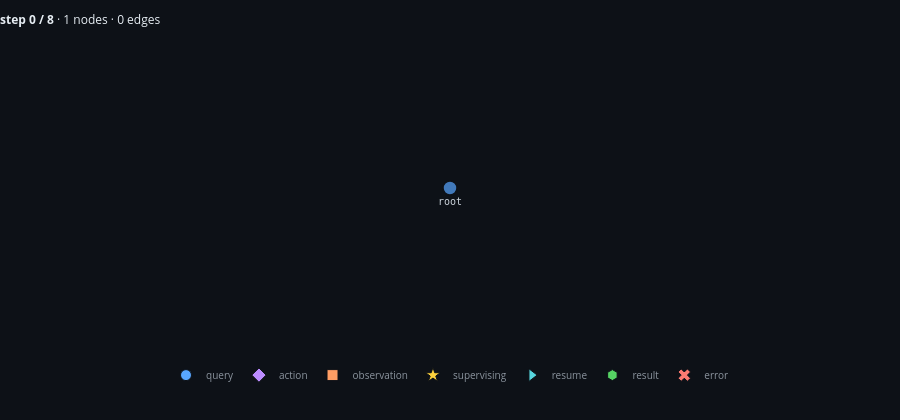

The notebook cell saved with this chart:
### Code cell
def show_step(i: int, *, transcript: bool = True):
    """Show one trace snapshot by index."""
    state = states[i]
    print(f"step {i} / {len(states) - 1}: {state.agent_id} [{state.type}]")
    print(state.plot("node_tree", states=states, events=events, step=i, mode=plot_mode))
    if transcript:
        print("\n--- transcript ---")
        print(state.transcript(include_system=False))
    return state.plot(states=states, events=events, step=i, mode=plot_mode, title=f"step {i} / {len(states) - 1}")

# Example:
show_step(0, transcript=False)

### Figure 1 — Plotly figure (JSON) as saved in the notebook; plotly's stock layout.template omitted (floating-point values rounded to 4 significant figures)
{"data": [{"hoverinfo": "skip", "line": {"color": "#30363d", "width": 1}, "mode": "lines", "showlegend": false, "type": "scatter", "x": [], "y": []}, {"cliponaxis": false, "customdata": ["n_81a48172cd76"], "hoverinfo": "text", "hovertext": ["<b>root</b><br><i>query</i> · depth 0<br>model: default"], "marker": {"color": ["#58a6ff"], "line": {"color": "#0d1117", "width": 1.5}, "size": [14], "symbol": ["circle"]}, "mode": "markers+text", "showlegend": false, "text": ["root"], "textfont": {"color": "#c9d1d9", "family": "ui-monospace, SFMono-Regular, Menlo, monospace", "size": 10}, "textposition": ["bottom center"], "type": "scatter", "x": [0.5], "y": [0]}, {"hoverinfo": "skip", "marker": {"color": "#58a6ff", "line": {"color": "#0d1117", "width": 1}, "size": 11, "symbol": "circle"}, "mode": "markers", "name": "query", "showlegend": true, "type": "scatter", "x": [null], "y": [null]}, {"hoverinfo": "skip", "marker": {"color": "#bc8cff", "line": {"color": "#0d1117", "width": 1}, "size": 11, "symbol": "diamond"}, "mode": "markers", "name": "action", "showlegend": true, "type": "scatter", "x": [null], "y": [null]}, {"hoverinfo": "skip", "marker": {"color": "#ff9e64", "line": {"color": "#0d1117", "width": 1}, "size": 11, "symbol": "square"}, "mode": "markers", "name": "observation", "showlegend": true, "type": "scatter", "x": [null], "y": [null]}, {"hoverinfo": "skip", "marker": {"color": "#ffd33d", "line": {"color": "#0d1117", "width": 1}, "size": 11, "symbol": "star"}, "mode": "markers", "name": "supervising", "showlegend": true, "type": "scatter", "x": [null], "y": [null]}, {"hoverinfo": "skip", "marker": {"color": "#56d4dd", "line": {"color": "#0d1117", "width": 1}, "size": 11, "symbol": "triangle-right"}, "mode": "markers", "name": "resume", "showlegend": true, "type": "scatter", "x": [null], "y": [null]}, {"hoverinfo": "skip", "marker": {"color": "#56d364", "line": {"color": "#0d1117", "width": 1}, "size": 11, "symbol": "hexagon"}, "mode": "markers", "name": "result", "showlegend": true, "type": "scatter", "x": [null], "y": [null]}, {"hoverinfo": "skip", "marker": {"color": "#ff7b72", "line": {"color": "#0d1117", "width": 1}, "size": 11, "symbol": "x"}, "mode": "markers", "name": "error", "showlegend": true, "type": "scatter", "x": [null], "y": [null]}], "layout": {"font": {"color": "#e6edf3"}, "height": 420, "hoverlabel": {"align": "left", "bgcolor": "#161b22", "bordercolor": "#30363d", "font": {"color": "#e6edf3", "family": "ui-monospace, SFMono-Regular, Menlo, monospace", "size": 11}}, "legend": {"bgcolor": "rgba(0,0,0,0)", "font": {"color": "#8b949e", "size": 10}, "orientation": "h", "x": 0.5, "xanchor": "center", "y": -0.22, "yanchor": "bottom"}, "margin": {"b": 92, "l": 44, "r": 44, "t": 48}, "paper_bgcolor": "#0d1117", "plot_bgcolor": "#0d1117", "title": {"font": {"color": "#e6edf3", "size": 12}, "text": "<b>step 0 / 8</b> · 1 nodes · 0 edges", "x": 0, "xanchor": "left"}, "xaxis": {"range": [-0.5, 1.5], "visible": false}, "yaxis": {"range": [-0.75, 0.75], "visible": false}}}
